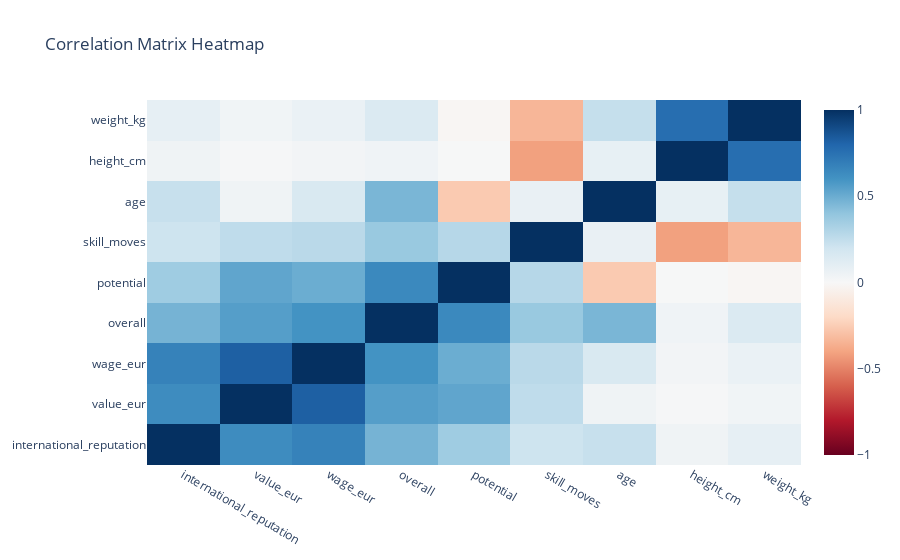

Here is the notebook cell this chart was saved with:
### Code cell
import pandas as pd
import numpy as np
import seaborn as sns
import matplotlib.pyplot as plt
import plotly.offline as pyo
import cufflinks as cf
cf.go_offline(connected=True)
from collections import Counter
import plotly.graph_objects as go

# from google.colab import drive

# FIFA 22 선수분석
# 값어치(value_eur)가 제일 높은 선수 20명 
PATH = "archive/"
FIFA_22 = pd.read_csv(PATH + 'players_22.csv', encoding='utf-8')
FIFA_22_value = FIFA_22.sort_values(by='value_eur', ascending=False).copy()
FIFA_22_value.head(20)

FIFA_22.shape
# 필요한 데이터만 추출
data = FIFA_22[['short_name','age','height_cm','weight_kg','nationality_name','club_name','overall','potential',
        'value_eur','wage_eur','player_positions','preferred_foot','international_reputation',
        'skill_moves', 'work_rate']]
data.isnull().sum() # 결측치 확인
data = data.dropna()   # 결측치 제거

# 오버롤 : 포지션 능력치의 평균치 / min, max
min(data.overall), max(data.overall)

# 국가별 선수 숫자
data['nationality_name'].value_counts()

# 모든 선수들의 주발
players_foot = data.groupby(['preferred_foot']).count()[['short_name']]
players_foot = players_foot.rename(columns={'short_name':'count'})

# 데이터 분석 및 시각화
players_foot = players_foot.reset_index()
players_foot
layout_preferred_foot = {
    'title':{
        'text':'<b>Preferred_foot</b>',
        'font':{
            'size':15,
            'color':'#37474F'
        },
        'x':0.5,
        'y':0.9
    },
    'showlegend' : True,
    'xaxis':{},
    'yaxis':{}
}

# players_foot.iplot(kind='pie', theme='white', labels='preferred_foot', values='count', layout=layout_preferred_foot)


# 선수 많은 상위 10개 국가
top10 = dict(Counter(data['nationality_name'].values).most_common(10))
top10_index = top10.keys()
top10_columns = top10.values()
top10_df = pd.DataFrame({'count':top10_columns}, index=top10_index)
layout_top10 = {
    'title':{
        'text':'<b>Popular Nationalities</b>',
        'x':0.5,
        'font':{
            'size':15,
            'color':'black'
        }
    },
    'xaxis':{
        'title':"Country"
    },
    'yaxis':{
        'title':'Count',
        'dtick':250
    }

}

# top10_df.iplot(kind='bar', layout=layout_top10)

# 오버롤 상위 100명이 속한 팀은??
teams_df = data.sort_values(by='overall', ascending=False).head(100)
teams_df = teams_df['club_name'].value_counts().head(10)
fig = go.Figure()
fig.add_trace(go.Bar(
    x = teams_df.index,
    y = teams_df.values
))
fig.update_layout(
    xaxis=dict(
        tickangle=-90
    ),
    title={
        'text':'Top 100 Players by club',
        'x':0.5,
        'font':{
            'size':20
        }
    }
)
# fig.show()

# 상관관계 히트맵
corr_matrix = data[['international_reputation', 'value_eur', 'wage_eur', 'overall', 'potential', 'skill_moves', 'age', 'height_cm','weight_kg']].corr()
# corr_matrix.iplot(kind='heatmap', colorscale='RdBu', zmin=-1, zmax=1, title='Correlation Matrix Heatmap')

heatmap = go.Heatmap(
    z=corr_matrix.values,  # 상관계수 값
    x=corr_matrix.columns,  # 열 이름
    y=corr_matrix.columns,  # 행 이름
    colorscale='RdBu',
    zmin=-1, 
    zmax=1,
    text=corr_matrix.values,  # 텍스트로 표시할 상관계수 값
    hoverinfo='text'
)

# 상관계수 값을 표시하기 위한 annotations 생성
annotations = []
for i in range(len(corr_matrix)):
    for j in range(len(corr_matrix.columns)):
        annotations.append(
            go.layout.Annotation(
                text=str(round(corr_matrix.values[i][j], 2)),  # 상관계수를 텍스트로 표시
                x=corr_matrix.columns[j],
                y=corr_matrix.columns[i],
                xref='x1', yref='y1',
                showarrow=False,
                font=dict(color='black')
            )
        )

# 레이아웃 설정
layout = go.Layout(
    title='Correlation Matrix Heatmap',
    annotations=annotations
)

# Figure 생성
fig = go.Figure(data=[heatmap], layout=layout)

# 그래프 출력
fig.show()

### Figure 1 — Plotly figure (JSON) as saved in the notebook; plotly's stock layout.template omitted (floating-point values rounded to 4 significant figures)
{"data": [{"colorscale": [[0, "rgb(103,0,31)"], [0.1, "rgb(178,24,43)"], [0.2, "rgb(214,96,77)"], [0.3, "rgb(244,165,130)"], [0.4, "rgb(253,219,199)"], [0.5, "rgb(247,247,247)"], [0.6, "rgb(209,229,240)"], [0.7, "rgb(146,197,222)"], [0.8, "rgb(67,147,195)"], [0.9, "rgb(33,102,172)"], [1, "rgb(5,48,97)"]], "hoverinfo": "text", "text": [[1, 0.6322, 0.677, 0.4715, 0.3585, 0.208, 0.231, 0.04289, 0.08826], [0.6322, 1, 0.8235, 0.5547, 0.5277, 0.2572, 0.04289, 0.01029, 0.03519], [0.677, 0.8235, 1, 0.6019, 0.4977, 0.2725, 0.1599, 0.028, 0.06622], [0.4715, 0.5547, 0.6019, 1, 0.6442, 0.377, 0.4615, 0.04218, 0.1498], [0.3585, 0.5277, 0.4977, 0.6442, 1, 0.2847, -0.2636, 0.004094, -0.01709], [0.208, 0.2572, 0.2725, 0.377, 0.2847, 1, 0.0731, -0.4107, -0.3361], [0.231, 0.04289, 0.1599, 0.4615, -0.2636, 0.0731, 1, 0.08314, 0.2395], [0.04289, 0.01029, 0.028, 0.04218, 0.004094, -0.4107, 0.08314, 1, 0.7653], [0.08826, 0.03519, 0.06622, 0.1498, -0.01709, -0.3361, 0.2395, 0.7653, 1]], "type": "heatmap", "x": ["international_reputation", "value_eur", "wage_eur", "overall", "potential", "skill_moves", "age", "height_cm", "weight_kg"], "y": ["international_reputation", "value_eur", "wage_eur", "overall", "potential", "skill_moves", "age", "height_cm", "weight_kg"], "z": [[1, 0.6322, 0.677, 0.4715, 0.3585, 0.208, 0.231, 0.04289, 0.08826], [0.6322, 1, 0.8235, 0.5547, 0.5277, 0.2572, 0.04289, 0.01029, 0.03519], [0.677, 0.8235, 1, 0.6019, 0.4977, 0.2725, 0.1599, 0.028, 0.06622], [0.4715, 0.5547, 0.6019, 1, 0.6442, 0.377, 0.4615, 0.04218, 0.1498], [0.3585, 0.5277, 0.4977, 0.6442, 1, 0.2847, -0.2636, 0.004094, -0.01709], [0.208, 0.2572, 0.2725, 0.377, 0.2847, 1, 0.0731, -0.4107, -0.3361], [0.231, 0.04289, 0.1599, 0.4615, -0.2636, 0.0731, 1, 0.08314, 0.2395], [0.04289, 0.01029, 0.028, 0.04218, 0.004094, -0.4107, 0.08314, 1, 0.7653], [0.08826, 0.03519, 0.06622, 0.1498, -0.01709, -0.3361, 0.2395, 0.7653, 1]], "zmax": 1, "zmin": -1}], "layout": {"title": {"text": "Correlation Matrix Heatmap"}}}
